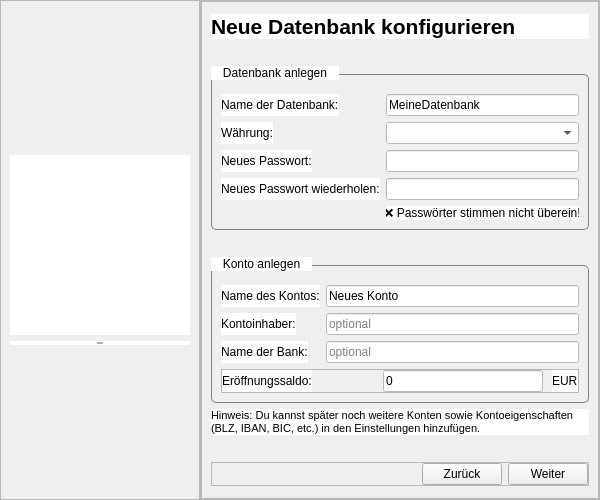
<?xml version="1.0" encoding="UTF-8"?>
<ui version="4.0">
 <class>AddDatabaseDialog</class>
 <widget class="QWidget" name="AddDatabaseDialog">
  <property name="geometry">
   <rect>
    <x>0</x>
    <y>0</y>
    <width>600</width>
    <height>500</height>
   </rect>
  </property>
  <property name="minimumSize">
   <size>
    <width>600</width>
    <height>500</height>
   </size>
  </property>
  <property name="maximumSize">
   <size>
    <width>600</width>
    <height>500</height>
   </size>
  </property>
  <property name="windowTitle">
   <string>Willkommen</string>
  </property>
  <property name="windowIcon">
   <iconset resource="../resources/resources.qrc">
    <normaloff>:/logo/logo</normaloff>:/logo/logo</iconset>
  </property>
  <property name="styleSheet">
   <string notr="true">Spacer {
	background: none;
}
QLabel {
        color: black;
	background: white;
}
.main_frame {
	background: white;
	border: none;
}
QGroupBox {
    border: 1px solid gray;
    border-radius: 5px;
    padding-top: 10px;
	margin-top: 8px;
}
QGroupBox::title {
	color: black;
    subcontrol-origin: margin;
    subcontrol-position: top left;
    padding: 0px 10px;
    background: white;
    font-size: 14px;
    font-weight: bold;
}
QComboBox, QAbstractItemView{
	color: black;
	background: white;
}
QComboBox::Items {
	color: black;
}
QLineEdit {
	color: black;
	background: white;
}
.lbl_title {
        font-size: 30px;
        background: #F4F4F4;
        color: black;
}

.lbl_logo {
 background: #F4F4F4;
}

.frame_left {
        background: #F4F4F4;
}

.pushButton_action {
        border: 1px solid rgb(170,0,0);
        border-radius: 8px;
        padding: 6px;
        color: rgb(170,0,0);
        font-weight: bold;
        font-size: 12px;
}
.pushButton_action::hover {
        background: rgb(170,0,0);
        color: white;
}
.lbl_passwordsDoNotMatch {
	font-size: 10px;
	font-weight: bold;
}</string>
  </property>
  <property name="class" stdset="0">
   <string>main_frame</string>
  </property>
  <layout class="QHBoxLayout" name="horizontalLayout_2">
   <property name="spacing">
    <number>0</number>
   </property>
   <property name="leftMargin">
    <number>0</number>
   </property>
   <property name="topMargin">
    <number>0</number>
   </property>
   <property name="rightMargin">
    <number>0</number>
   </property>
   <property name="bottomMargin">
    <number>0</number>
   </property>
   <item>
    <widget class="QFrame" name="frame_left">
     <property name="sizePolicy">
      <sizepolicy hsizetype="Preferred" vsizetype="Preferred">
       <horstretch>1</horstretch>
       <verstretch>0</verstretch>
      </sizepolicy>
     </property>
     <property name="frameShape">
      <enum>QFrame::Shape::StyledPanel</enum>
     </property>
     <property name="frameShadow">
      <enum>QFrame::Shadow::Raised</enum>
     </property>
     <property name="class" stdset="0">
      <string>frame_left</string>
     </property>
     <layout class="QVBoxLayout" name="verticalLayout_3">
      <item>
       <spacer name="verticalSpacer_4">
        <property name="orientation">
         <enum>Qt::Orientation::Vertical</enum>
        </property>
        <property name="sizeHint" stdset="0">
         <size>
          <width>20</width>
          <height>40</height>
         </size>
        </property>
       </spacer>
      </item>
      <item>
       <widget class="QLabel" name="lbl_logo">
        <property name="minimumSize">
         <size>
          <width>180</width>
          <height>180</height>
         </size>
        </property>
        <property name="maximumSize">
         <size>
          <width>180</width>
          <height>180</height>
         </size>
        </property>
        <property name="text">
         <string/>
        </property>
        <property name="pixmap">
         <pixmap resource="../resources/resources.qrc">:/logo/logo</pixmap>
        </property>
        <property name="scaledContents">
         <bool>true</bool>
        </property>
        <property name="class" stdset="0">
         <string>lbl_logo</string>
        </property>
       </widget>
      </item>
      <item>
       <widget class="QLabel" name="lbl_title">
        <property name="minimumSize">
         <size>
          <width>180</width>
          <height>0</height>
         </size>
        </property>
        <property name="maximumSize">
         <size>
          <width>180</width>
          <height>16777215</height>
         </size>
        </property>
        <property name="font">
         <font>
          <family>Ink Free</family>
          <pointsize>-1</pointsize>
         </font>
        </property>
        <property name="text">
         <string>Datenbank
konfigurieren</string>
        </property>
        <property name="alignment">
         <set>Qt::AlignmentFlag::AlignCenter</set>
        </property>
        <property name="class" stdset="0">
         <string>lbl_title</string>
        </property>
       </widget>
      </item>
      <item>
       <spacer name="verticalSpacer_5">
        <property name="orientation">
         <enum>Qt::Orientation::Vertical</enum>
        </property>
        <property name="sizeHint" stdset="0">
         <size>
          <width>20</width>
          <height>40</height>
         </size>
        </property>
       </spacer>
      </item>
     </layout>
    </widget>
   </item>
   <item>
    <widget class="QFrame" name="frame_right">
     <property name="sizePolicy">
      <sizepolicy hsizetype="Preferred" vsizetype="Preferred">
       <horstretch>2</horstretch>
       <verstretch>0</verstretch>
      </sizepolicy>
     </property>
     <property name="minimumSize">
      <size>
       <width>0</width>
       <height>0</height>
      </size>
     </property>
     <property name="maximumSize">
      <size>
       <width>16777215</width>
       <height>16777215</height>
      </size>
     </property>
     <property name="frameShape">
      <enum>QFrame::Shape::StyledPanel</enum>
     </property>
     <property name="frameShadow">
      <enum>QFrame::Shadow::Raised</enum>
     </property>
     <property name="class" stdset="0">
      <string>main_frame</string>
     </property>
     <layout class="QVBoxLayout" name="verticalLayout">
      <property name="spacing">
       <number>0</number>
      </property>
      <property name="leftMargin">
       <number>0</number>
      </property>
      <property name="topMargin">
       <number>0</number>
      </property>
      <property name="rightMargin">
       <number>0</number>
      </property>
      <property name="bottomMargin">
       <number>0</number>
      </property>
      <item>
       <widget class="QFrame" name="frame_top">
        <property name="sizePolicy">
         <sizepolicy hsizetype="Preferred" vsizetype="Preferred">
          <horstretch>0</horstretch>
          <verstretch>0</verstretch>
         </sizepolicy>
        </property>
        <property name="minimumSize">
         <size>
          <width>0</width>
          <height>200</height>
         </size>
        </property>
        <property name="maximumSize">
         <size>
          <width>16777215</width>
          <height>16777215</height>
         </size>
        </property>
        <property name="frameShape">
         <enum>QFrame::Shape::StyledPanel</enum>
        </property>
        <property name="frameShadow">
         <enum>QFrame::Shadow::Raised</enum>
        </property>
        <property name="class" stdset="0">
         <string>main_frame</string>
        </property>
        <layout class="QVBoxLayout" name="verticalLayout_2">
         <property name="topMargin">
          <number>12</number>
         </property>
         <property name="bottomMargin">
          <number>12</number>
         </property>
         <item>
          <widget class="QLabel" name="lbl_start">
           <property name="font">
            <font>
             <pointsize>16</pointsize>
             <bold>true</bold>
            </font>
           </property>
           <property name="text">
            <string>Neue Datenbank konfigurieren</string>
           </property>
           <property name="class" stdset="0">
            <string>lbl_start</string>
           </property>
          </widget>
         </item>
         <item>
          <spacer name="verticalSpacer">
           <property name="orientation">
            <enum>Qt::Orientation::Vertical</enum>
           </property>
           <property name="sizeHint" stdset="0">
            <size>
             <width>20</width>
             <height>40</height>
            </size>
           </property>
          </spacer>
         </item>
         <item>
          <widget class="QGroupBox" name="groupBox_db">
           <property name="title">
            <string>Datenbank anlegen</string>
           </property>
           <layout class="QFormLayout" name="formLayout">
            <item row="0" column="0">
             <widget class="QLabel" name="lbl_name">
              <property name="text">
               <string>Name der Datenbank:</string>
              </property>
             </widget>
            </item>
            <item row="0" column="1">
             <widget class="QLineEdit" name="lineEdit_dbName">
              <property name="text">
               <string>MeineDatenbank</string>
              </property>
              <property name="form_data" stdset="0">
               <string>db_name</string>
              </property>
             </widget>
            </item>
            <item row="1" column="0">
             <widget class="QLabel" name="lbl_currency">
              <property name="text">
               <string>Währung:</string>
              </property>
             </widget>
            </item>
            <item row="1" column="1">
             <widget class="QComboBox" name="comboBox_currency">
              <property name="autoFillBackground">
               <bool>false</bool>
              </property>
              <property name="currentIndex">
               <number>-1</number>
              </property>
              <property name="form_data" stdset="0">
               <string>currency_name</string>
              </property>
             </widget>
            </item>
            <item row="2" column="0">
             <widget class="QLabel" name="lbl_password">
              <property name="text">
               <string>Neues Passwort:</string>
              </property>
             </widget>
            </item>
            <item row="2" column="1">
             <widget class="QLineEdit" name="lineEdit_password">
              <property name="maxLength">
               <number>50</number>
              </property>
              <property name="echoMode">
               <enum>QLineEdit::EchoMode::Password</enum>
              </property>
             </widget>
            </item>
            <item row="3" column="0">
             <widget class="QLabel" name="lbl_repeatPassword">
              <property name="text">
               <string>Neues Passwort wiederholen:</string>
              </property>
             </widget>
            </item>
            <item row="3" column="1">
             <widget class="QLineEdit" name="lineEdit_repeatPassword">
              <property name="maxLength">
               <number>50</number>
              </property>
              <property name="echoMode">
               <enum>QLineEdit::EchoMode::Password</enum>
              </property>
             </widget>
            </item>
            <item row="4" column="1">
             <widget class="QLabel" name="lbl_passwordsDoNotMatch">
              <property name="text">
               <string>❌ Passwörter stimmen nicht überein!</string>
              </property>
              <property name="alignment">
               <set>Qt::AlignmentFlag::AlignCenter</set>
              </property>
              <property name="class" stdset="0">
               <string>lbl_passwordsDoNotMatch</string>
              </property>
             </widget>
            </item>
           </layout>
          </widget>
         </item>
         <item>
          <spacer name="verticalSpacer_3">
           <property name="orientation">
            <enum>Qt::Orientation::Vertical</enum>
           </property>
           <property name="sizeHint" stdset="0">
            <size>
             <width>20</width>
             <height>40</height>
            </size>
           </property>
          </spacer>
         </item>
         <item>
          <widget class="QGroupBox" name="groupBox_account">
           <property name="title">
            <string>Konto anlegen</string>
           </property>
           <layout class="QFormLayout" name="formLayout_2">
            <item row="0" column="0">
             <widget class="QLabel" name="label">
              <property name="text">
               <string>Name des Kontos:</string>
              </property>
             </widget>
            </item>
            <item row="0" column="1">
             <widget class="QLineEdit" name="lineEdit_accountName">
              <property name="text">
               <string>Neues Konto</string>
              </property>
              <property name="maxLength">
               <number>30</number>
              </property>
              <property name="form_data" stdset="0">
               <string>account_name</string>
              </property>
             </widget>
            </item>
            <item row="1" column="0">
             <widget class="QLabel" name="label_2">
              <property name="text">
               <string>Kontoinhaber:</string>
              </property>
             </widget>
            </item>
            <item row="1" column="1">
             <widget class="QLineEdit" name="lineEdit_accountHolder">
              <property name="maxLength">
               <number>30</number>
              </property>
              <property name="placeholderText">
               <string>optional</string>
              </property>
              <property name="form_data" stdset="0">
               <string>account_holder</string>
              </property>
             </widget>
            </item>
            <item row="2" column="0">
             <widget class="QLabel" name="label_3">
              <property name="text">
               <string>Name der Bank:</string>
              </property>
             </widget>
            </item>
            <item row="2" column="1">
             <widget class="QLineEdit" name="lineEdit_bankName">
              <property name="maxLength">
               <number>30</number>
              </property>
              <property name="placeholderText">
               <string>optional</string>
              </property>
              <property name="form_data" stdset="0">
               <string>name_of_bank</string>
              </property>
             </widget>
            </item>
            <item row="3" column="0" colspan="2">
             <widget class="QFrame" name="frame_saldo">
              <property name="minimumSize">
               <size>
                <width>0</width>
                <height>0</height>
               </size>
              </property>
              <property name="frameShape">
               <enum>QFrame::Shape::StyledPanel</enum>
              </property>
              <property name="frameShadow">
               <enum>QFrame::Shadow::Raised</enum>
              </property>
              <property name="class" stdset="0">
               <string>main_frame</string>
              </property>
              <layout class="QHBoxLayout" name="horizontalLayout_3">
               <property name="spacing">
                <number>9</number>
               </property>
               <property name="leftMargin">
                <number>0</number>
               </property>
               <property name="topMargin">
                <number>0</number>
               </property>
               <property name="rightMargin">
                <number>0</number>
               </property>
               <property name="bottomMargin">
                <number>0</number>
               </property>
               <item>
                <widget class="QLabel" name="label_4">
                 <property name="text">
                  <string>Eröffnungssaldo:</string>
                 </property>
                </widget>
               </item>
               <item>
                <spacer name="horizontalSpacer_2">
                 <property name="orientation">
                  <enum>Qt::Orientation::Horizontal</enum>
                 </property>
                 <property name="sizeHint" stdset="0">
                  <size>
                   <width>40</width>
                   <height>20</height>
                  </size>
                 </property>
                </spacer>
               </item>
               <item>
                <widget class="QLineEdit" name="lineEdit_balance">
                 <property name="minimumSize">
                  <size>
                   <width>160</width>
                   <height>0</height>
                  </size>
                 </property>
                 <property name="text">
                  <string>0</string>
                 </property>
                 <property name="maxLength">
                  <number>12</number>
                 </property>
                 <property name="form_data" stdset="0">
                  <string>balance</string>
                 </property>
                </widget>
               </item>
               <item>
                <widget class="QLabel" name="lbl_curr_edit">
                 <property name="text">
                  <string>EUR</string>
                 </property>
                </widget>
               </item>
              </layout>
             </widget>
            </item>
           </layout>
          </widget>
         </item>
         <item>
          <widget class="QLabel" name="label_5">
           <property name="font">
            <font>
             <pointsize>8</pointsize>
            </font>
           </property>
           <property name="text">
            <string>Hinweis: Du kannst später noch weitere Konten sowie Kontoeigenschaften 
(BLZ, IBAN, BIC, etc.) in den Einstellungen hinzufügen.</string>
           </property>
           <property name="alignment">
            <set>Qt::AlignmentFlag::AlignLeading|Qt::AlignmentFlag::AlignLeft|Qt::AlignmentFlag::AlignTop</set>
           </property>
          </widget>
         </item>
         <item>
          <spacer name="verticalSpacer_2">
           <property name="orientation">
            <enum>Qt::Orientation::Vertical</enum>
           </property>
           <property name="sizeHint" stdset="0">
            <size>
             <width>20</width>
             <height>40</height>
            </size>
           </property>
          </spacer>
         </item>
         <item>
          <widget class="QFrame" name="frame_actions">
           <property name="minimumSize">
            <size>
             <width>0</width>
             <height>0</height>
            </size>
           </property>
           <property name="frameShape">
            <enum>QFrame::Shape::StyledPanel</enum>
           </property>
           <property name="frameShadow">
            <enum>QFrame::Shadow::Raised</enum>
           </property>
           <property name="class" stdset="0">
            <string>main_frame</string>
           </property>
           <layout class="QHBoxLayout" name="horizontalLayout">
            <property name="spacing">
             <number>6</number>
            </property>
            <property name="leftMargin">
             <number>0</number>
            </property>
            <property name="topMargin">
             <number>0</number>
            </property>
            <property name="rightMargin">
             <number>0</number>
            </property>
            <property name="bottomMargin">
             <number>0</number>
            </property>
            <item>
             <spacer name="horizontalSpacer">
              <property name="orientation">
               <enum>Qt::Orientation::Horizontal</enum>
              </property>
              <property name="sizeHint" stdset="0">
               <size>
                <width>40</width>
                <height>20</height>
               </size>
              </property>
             </spacer>
            </item>
            <item>
             <widget class="QPushButton" name="pushButton_back">
              <property name="minimumSize">
               <size>
                <width>80</width>
                <height>0</height>
               </size>
              </property>
              <property name="maximumSize">
               <size>
                <width>80</width>
                <height>16777215</height>
               </size>
              </property>
              <property name="cursor">
               <cursorShape>PointingHandCursor</cursorShape>
              </property>
              <property name="text">
               <string>Zurück</string>
              </property>
              <property name="class" stdset="0">
               <string>pushButton_action</string>
              </property>
             </widget>
            </item>
            <item>
             <widget class="QPushButton" name="pushButton_submit">
              <property name="minimumSize">
               <size>
                <width>80</width>
                <height>0</height>
               </size>
              </property>
              <property name="maximumSize">
               <size>
                <width>80</width>
                <height>16777215</height>
               </size>
              </property>
              <property name="cursor">
               <cursorShape>PointingHandCursor</cursorShape>
              </property>
              <property name="text">
               <string>Weiter</string>
              </property>
              <property name="iconSize">
               <size>
                <width>22</width>
                <height>22</height>
               </size>
              </property>
              <property name="class" stdset="0">
               <string>pushButton_action</string>
              </property>
             </widget>
            </item>
           </layout>
          </widget>
         </item>
        </layout>
       </widget>
      </item>
     </layout>
    </widget>
   </item>
  </layout>
 </widget>
 <resources>
  <include location="../resources/resources.qrc"/>
 </resources>
 <connections/>
</ui>
